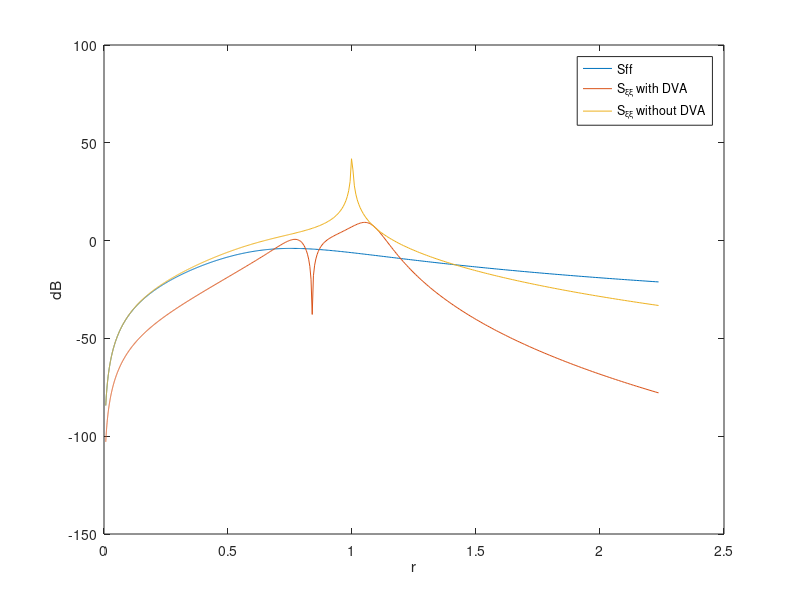

This chart was generated by the following MATLAB code:
%% MAE6258 HW12
%Randy Schur
%4/22/15

%%Problem 1
%a
clear 
close all

wc = 16;
beta = 20;
m=100;
k=20000;
S0 = 1;

N = [S0*beta^2 0; -1 wc^2];
detn =  det(N);
D = [beta 0; -1 wc^2];
detd = det(D);
pi*S0*beta
pi/1*detn/detd
    
%b 
mu = .097;
p = 0.8713;
zeta = 0.14;

%c
wn = sqrt(k/m);
w = logspace( -1, 1.5, 1000);
b = beta/wn;
r = w./wn;
rc = wc/wn;

Sff = S0*b^2*r.^2./((rc^2 - r.^2).^2 + (b^2*r.^2).^2);
G_ir_2 = 1/sqrt(2*pi*beta*S0)*((r.^2 - p^2)+(2*zeta.*r).^2)./((mu*p^2.*r.^2 - (r.^2-1).*(r.^2 -p^2)).^2 + (2*zeta.*r).^2.*(r.^2 + mu*r.^2 -1).^2);
Sxx = abs(G_ir_2).*Sff;
G_noDVA = 1./abs(r.^2-1);
Sxx_noDVA = G_noDVA.*Sff;
plot(r, 20*log10(Sff), r, 20*log10(Sxx), r, 20*log10(Sxx_noDVA))
legend('Sff', 'S_{\xi\xi} with DVA', 'S_{\xi\xi} without DVA')
xlabel('r')
ylabel('dB')

%d 
dr = r(2) - r(1);
dst = sqrt(wn*S0)/k;
G = b.*r.^2./((rc^2-r.^2).^2+(b*r.^2).^2);
E_x2 = 1/(2*pi)*S0/k^2*trapz(G.*wn);
E_xi2 = E_x2/dst^2
